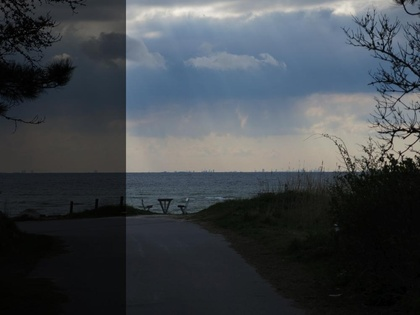
%> input picture matlab/images/testbildcolor.jpg, 420 x 315 px, shrunk from 1000 x 750 before the run
$ octave test_haar.m   (GNU Octave 9; MATLAB toolbox functions it lacks are replaced by stand-ins)
%> lines starting %> are read from the running program, lines starting %| are printed output that depends on the picture; in (x1, y1, x2, y2) boxes, pixels count from 0 and x2, y2 are one past the last pixel; in counts of white or black regions, pixels touching at a corner belong together; the program's own positions count from 1
### matlab/haar2d.m
% haar2.m
%  haar.m computes 1st level of the 2-d
%  Haar wavelet transform.
%
%  Input: x (an MxN image)
%  Output:
%           w1 = M/2 x N/2 low-res image (scaling coefficients)
%           w2 = M/2 x N/2 horizontal wavelet coefficients
%           w3 = M/2 x N/2 vertical wavelet coefficients
%           w4 = M/2 x N/2 diagonal wavelet coefficients
%
% Usage: [w1,w2,w3,w4] = haar2(x)

function [w1,w2,w3,w4] = haar2d(x)

    lr_filter = [ 1,  1;
                  1,  1] / 4.;
    hc_filter = [-1, -1;
                  1,  1] / 4.;
    vc_filter = [-1,  1;
                 -1,  1] / 4.;
    dc_filter = [ 1, -1;
                 -1,  1] / 4.;

    w1 = conv2(x, lr_filter,'valid');
    w1 = w1(1:2:end,1:2:end);
    w2 = conv2(x, hc_filter,'valid');
    w2 = w2(1:2:end,1:2:end);
    w3 = conv2(x, vc_filter,'valid');
    w3 = w3(1:2:end,1:2:end);
    w4 = conv2(x, dc_filter,'valid');
    w4 = w4(1:2:end,1:2:end);
end

### matlab/sigthresh.m
function [T] = sigthresh(M, level, test_matrix)
% [a,b] = size(M);
% length = For arrays with several dimensions, the length is max(size(X))
	scaling_factor = 2;
    C = 0.6745;
    variance = (median(abs(M(:))) / C)^2;
    beta = sqrt(log(length(M) / level));
    T = scaling_factor * beta * variance / std2(test_matrix)
end

### matlab/apply_haar_filter.m
function [Res] = apply_haar_filter(M, level, th_type, HH_matrix)
% type = 1 => soft threshold
% type <> 1 => hard threshold
    th = sigthresh(M, level, HH_matrix);
    if th_type == "soft"
        M(abs(M) >= th) = M(abs(M) >= th) - sign(M(abs(M) >= th))*th;
    else
        M(abs(M) < th) = 0;
    end
    Res = M;
end

### matlab/ihaar2d.m
function [Y] = ihaar2d(X)
    % 2D Haar inverse wavelet transform
    % assuming the dimensions are the power of 2!
    % Y = higher-resolution image
    [m, n] = size(X);
    Y = zeros(m,n, 'double');
    w1 = X(1:m/2, 1:n/2);
    w2 = X(1:m/2, n/2+1:n);
    w3 = X(m/2+1:m, 1:n);
    w4 = X(m/2+1:m, n/2+1:n);
     for i = 1 : m/2
         ii = i * 2 - 1;
         for j = 1 : n/2
            jj = j * 2 - 1;

            Y(ii, jj)     = w1(i,j) + w2(i,j) + w3(i,j) + w4(i,j);
            Y(ii, jj+1)   = w1(i,j) + w2(i,j) - w3(i,j) - w4(i,j);
            Y(ii+1, jj)   = w1(i,j) - w2(i,j) + w3(i,j) - w4(i,j);
            Y(ii+1, jj+1) = w1(i,j) - w2(i,j) - w3(i,j) + w4(i,j);
         end
     end
end

### matlab/test_haar.m

% orig_img = imread('spine.tif');
% orig_img = imread('building.bmp');
% orig_img = imread('testbild.jpg');
orig_img = imread('testbildcolor.jpg');
%> orig_img is the input picture: size 315x420x3 uint8; mean R, G, B 64.5, 70, 75.1
% [5 lines of commented-out code are left out]

level = 1;
th_type = "hard";

[m, n, c] = size(orig_img);
%> m = 315; n = 420; c = 3

% c == 3 => color image with 3 components
if c == 3
    % Convert original from RGB to HSV image
    Ihsv = rgb2hsv(orig_img);
%> Ihsv: size 315x420x3 double; mean H, S, V 0.417, 0.208, 0.304
    % In the rgb2hsv the values of hue, saturation and value are all
    % normalised to be between 0 and 1.

    Vbf_norm = Ihsv(:,:,3);
    x = Vbf_norm * 255;
else
    x = orig_img;
end

lev_rows = ceil(log2(m));
%> lev_rows = 9
lev_cols = ceil(log2(n));
%> lev_cols = 9
nr_of_rows = 2^lev_rows;
%> nr_of_rows = 512
nr_of_cols = 2^lev_cols;
%> nr_of_cols = 512

if (nr_of_rows > m || nr_of_cols > n)
    x = zeros(nr_of_rows, nr_of_cols, 'double');
    if c == 3
        x(1:m, 1:n) = Vbf_norm * 255;
%> x: size 512x512 double
    else
        x(1:m, 1:n) = orig_img;
    end
end

[w1,w2,w3,w4] = haar2d(x);
%> in haar2d, `w4 = w4(1:2:end,1:2:end);`:
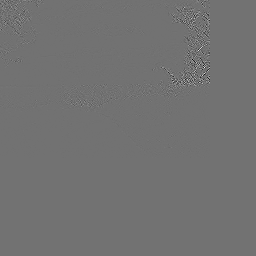
%> w4: size 256x256 double; min -33, max 40.75, mean 0; drawn with min black and max white
Iout(1:nr_of_rows/2,1:nr_of_cols/2) = w1; % / max(w1,[],"all");
Iout(1:nr_of_rows/2,nr_of_cols/2+1:nr_of_cols) = w2; % / max(w2,[],"all");
Iout(nr_of_rows/2+1:nr_of_rows,1:nr_of_cols/2) = w3; % / max(w3,[],"all");
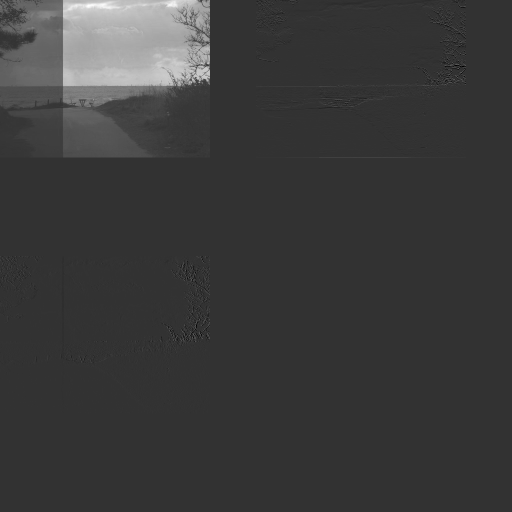
%> Iout: size 512x512 double; min -59.5, max 240, mean 9.8; drawn with min black and max white
Iout(nr_of_rows/2+1:nr_of_rows,nr_of_cols/2+1:nr_of_cols) = w4; % / max(w4,[],"all");
%> Iout: size 512x512 double; 7.59% of pixels changed, all inside (x1, y1, x2, y2) = (256, 256, 466, 414)
Wx_max = floor(m/2^level);
%> Wx_max = 157
Wy_max = floor(n/2^level);
%> Wy_max = 210

%    [sigthresh(w2(1:Wx_max,1:Wy_max), level, w2(1:Wx_max,1:Wy_max)) sigthresh(w3(1:Wx_max,1:Wy_max), level, w2(1:Wx_max,1:Wy_max)) sigthresh(w4(1:Wx_max,1:Wy_max), level, w2(1:Wx_max,1:Wy_max))]
w2(1:Wx_max,1:Wy_max) = apply_haar_filter(w2(1:Wx_max,1:Wy_max), level, th_type, w2(1:Wx_max,1:Wy_max));
%> in sigthresh, `variance = (median(abs(M(:))) / C)^2;`: variance = 0.55
%> in sigthresh, `T = scaling_factor * beta * variance / std2(test_matrix)`: T = 0.661
%> in apply_haar_filter, `M(abs(M) < th) = 0;`:
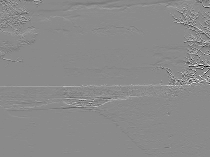
%> M: size 157x210 double; min -59.5, max 50, mean 0.1; drawn with min black and max white
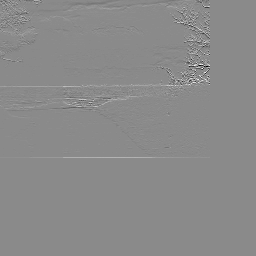
%> w2: size 256x256 double; min -59.5, max 50, mean 0.1; mean of the top-left, top-right, bottom-left and bottom-right quarters 0.1, 0.1, 0.1, 0; drawn with min black and max white
w3(1:Wx_max,1:Wy_max) = apply_haar_filter(w2(1:Wx_max,1:Wy_max), level, th_type, w2(1:Wx_max,1:Wy_max));
w4(1:Wx_max,1:Wy_max) = apply_haar_filter(w2(1:Wx_max,1:Wy_max), level, th_type, w2(1:Wx_max,1:Wy_max));

Iout_forward = [w1 w2; w3 w4];
Iout_inverse = ihaar2d(Iout_forward);
%> in ihaar2d, `w3 = X(m/2+1:m, 1:n);`:
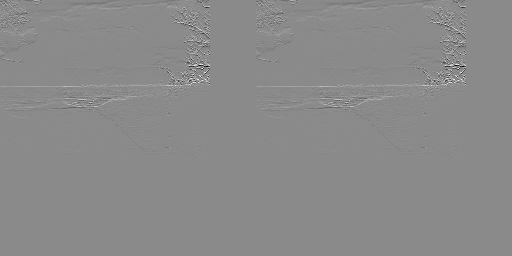
%> w3: size 256x512 double; min -59.5, max 50, mean 0.1; drawn with min black and max white
%> after the loop in ihaar2d, `for i = 1 : m/2`:
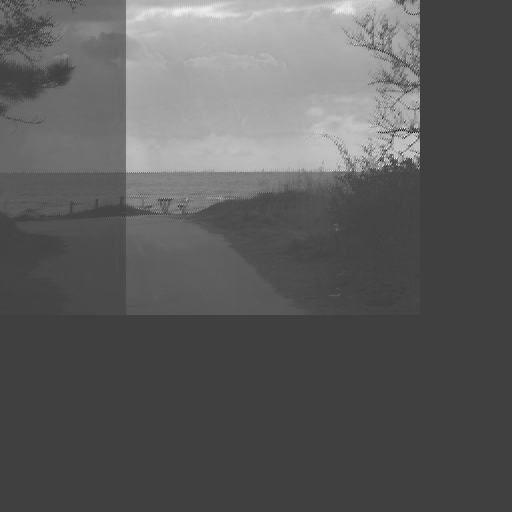
%> Y: size 512x512 double; min -89, max 261.5, mean 39.1; drawn with min black and max white

if c == 3
    % nr = noise reduced
    Inr_hsv = Ihsv; % original image hsv-format
    Inr_hsv(:,:,3) = Iout_inverse(1:m, 1:n) / 255; % replace intensity with filtered one
%> Inr_hsv: size 315x420x3 double; mean H, S, V 0.417, 0.208, 0.304
    Inr = hsv2rgb(Inr_hsv) * 255; % transform to rgb format for plot
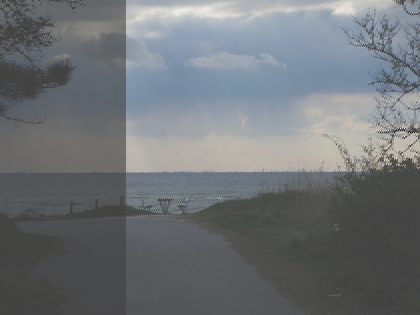
%> Inr: size 315x420x3 double; mean R, G, B 64.5, 69.9, 75.1; drawn with min black and max white
else
    Inr = Iout_inverse;
end
Inr = cast(Inr(1:m, 1:n,:),'uint8'); % cast to uint8 for plotting
%> Inr: size 315x420x3 uint8

subplot(1, 3, 1);
imshow(orig_img);
title('Original');

subplot(1, 3, 2);
imshow(Iout, []);
title('Transformed');

subplot(1, 3, 3);
imshow(Inr);
title('Recovered');

$ run again, with matlab/images/spine.tif saved as matlab/images/testbildcolor.jpg
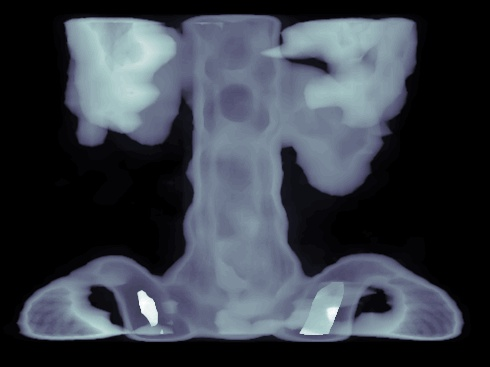
%> input picture matlab/images/spine.tif, 490 x 367 px
%> orig_img is the input picture: size 367x490x3 uint8; mean R, G, B 55.9, 61.8, 71.5
%> Ihsv: size 367x490x3 double; mean H, S, V 0.387, 0.179, 0.281
%> `Iout(nr_of_rows/2+1:nr_of_rows,1:nr_of_cols/2) = w3;`:
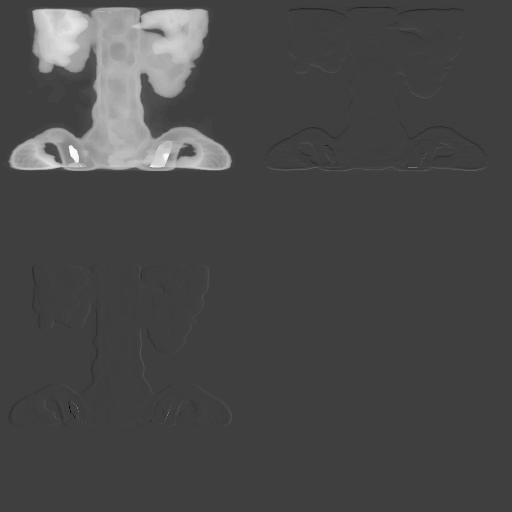
%> Iout: size 512x512 double; min -84, max 254.2, mean 12.3; drawn with min black and max white
%> variance = 0.137
%> T = 0.183
%> Inr_hsv: size 367x490x3 double; mean H, S, V 0.387, 0.179, 0.281
%> `Inr = hsv2rgb(Inr_hsv) * 255;`:
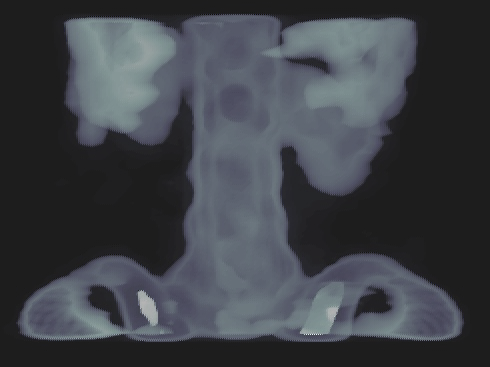
%> Inr: size 367x490x3 double; mean R, G, B 55.9, 61.8, 71.5; mean of the top-left, top-right, bottom-left and bottom-right quarters 71.8, 72.7, 54.6, 53.4; drawn with min black and max white

$ run again, with matlab/images/building.bmp saved as matlab/images/testbildcolor.jpg
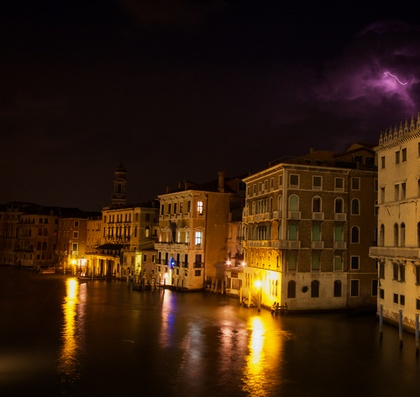
%> input picture matlab/images/building.bmp, 420 x 397 px, shrunk from 720 x 680 before the run
%> orig_img is the input picture: size 397x420x3 uint8; mean R, G, B 53.9, 31.7, 13.9
%> Ihsv: size 397x420x3 double; mean H, S, V 0.282, 0.755, 0.212
%> variance = 0.55
%> T = 0.549
%> in apply_haar_filter, `M(abs(M) < th) = 0;`:
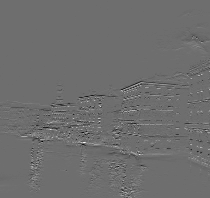
%> M: size 198x210 double; min -56.75, max 74.75, mean 0; drawn with min black and max white
%> Inr_hsv: size 397x420x3 double; mean H, S, V 0.282, 0.755, 0.212
%> `Inr = hsv2rgb(Inr_hsv) * 255;`:
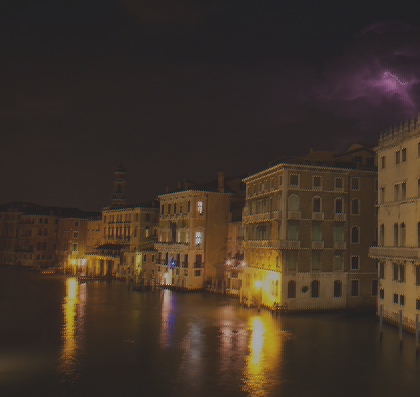
%> Inr: size 397x420x3 double; mean R, G, B 53.9, 31.6, 13.7; drawn with min black and max white
